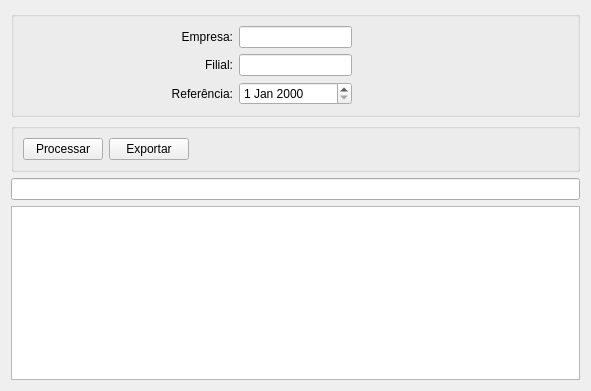
<?xml version="1.0" encoding="UTF-8"?>
<ui version="4.0">
 <class>RelacaoColaborador</class>
 <widget class="QWidget" name="RelacaoColaborador">
  <property name="geometry">
   <rect>
    <x>0</x>
    <y>0</y>
    <width>591</width>
    <height>391</height>
   </rect>
  </property>
  <property name="windowTitle">
   <string>Form</string>
  </property>
  <layout class="QGridLayout" name="gridLayout_3">
   <item row="3" column="0">
    <widget class="QTableWidget" name="tableWidget"/>
   </item>
   <item row="2" column="0">
    <widget class="QLineEdit" name="campoPesquisarObjetosTabela"/>
   </item>
   <item row="1" column="0">
    <widget class="QGroupBox" name="groupBox_2">
     <property name="title">
      <string/>
     </property>
     <layout class="QGridLayout" name="gridLayout_2">
      <item row="0" column="0">
       <layout class="QHBoxLayout" name="horizontalLayout">
        <item>
         <widget class="QPushButton" name="botaoProcessar">
          <property name="text">
           <string>Processar</string>
          </property>
          <property name="icon">
           <iconset resource="thema.qrc">
            <normaloff>:/images/paper-plane.png</normaloff>:/images/paper-plane.png</iconset>
          </property>
         </widget>
        </item>
        <item>
         <widget class="QPushButton" name="botaoExportar">
          <property name="text">
           <string>Exportar</string>
          </property>
          <property name="icon">
           <iconset resource="thema.qrc">
            <normaloff>:/images/csv-file-format-extension.png</normaloff>:/images/csv-file-format-extension.png</iconset>
          </property>
         </widget>
        </item>
        <item>
         <spacer name="horizontalSpacer">
          <property name="orientation">
           <enum>Qt::Horizontal</enum>
          </property>
          <property name="sizeHint" stdset="0">
           <size>
            <width>40</width>
            <height>20</height>
           </size>
          </property>
         </spacer>
        </item>
       </layout>
      </item>
     </layout>
    </widget>
   </item>
   <item row="0" column="0">
    <widget class="QGroupBox" name="groupBox">
     <property name="title">
      <string/>
     </property>
     <layout class="QGridLayout" name="gridLayout">
      <item row="0" column="0">
       <widget class="QLabel" name="label">
        <property name="text">
         <string>Empresa:</string>
        </property>
        <property name="alignment">
         <set>Qt::AlignRight|Qt::AlignTrailing|Qt::AlignVCenter</set>
        </property>
       </widget>
      </item>
      <item row="0" column="1">
       <widget class="QLineEdit" name="campoID_Empresa">
        <property name="maximumSize">
         <size>
          <width>113</width>
          <height>16777215</height>
         </size>
        </property>
       </widget>
      </item>
      <item row="0" column="2">
       <widget class="QLabel" name="campoDescricaoEmpresa">
        <property name="text">
         <string/>
        </property>
       </widget>
      </item>
      <item row="1" column="0">
       <widget class="QLabel" name="label_2">
        <property name="text">
         <string>Filial:</string>
        </property>
        <property name="alignment">
         <set>Qt::AlignRight|Qt::AlignTrailing|Qt::AlignVCenter</set>
        </property>
       </widget>
      </item>
      <item row="1" column="1">
       <widget class="QLineEdit" name="campoID_Filial">
        <property name="maximumSize">
         <size>
          <width>113</width>
          <height>16777215</height>
         </size>
        </property>
       </widget>
      </item>
      <item row="1" column="2">
       <widget class="QLabel" name="campoDescricaoFilial">
        <property name="text">
         <string/>
        </property>
       </widget>
      </item>
      <item row="2" column="0">
       <widget class="QLabel" name="label_3">
        <property name="text">
         <string>Referência:</string>
        </property>
        <property name="alignment">
         <set>Qt::AlignRight|Qt::AlignTrailing|Qt::AlignVCenter</set>
        </property>
       </widget>
      </item>
      <item row="2" column="1">
       <widget class="QDateEdit" name="dataReferencia"/>
      </item>
     </layout>
    </widget>
   </item>
  </layout>
 </widget>
 <tabstops>
  <tabstop>campoID_Empresa</tabstop>
  <tabstop>campoID_Filial</tabstop>
  <tabstop>botaoProcessar</tabstop>
  <tabstop>campoPesquisarObjetosTabela</tabstop>
  <tabstop>botaoExportar</tabstop>
  <tabstop>tableWidget</tabstop>
 </tabstops>
 <resources>
  <include location="thema.qrc"/>
 </resources>
 <connections/>
</ui>
